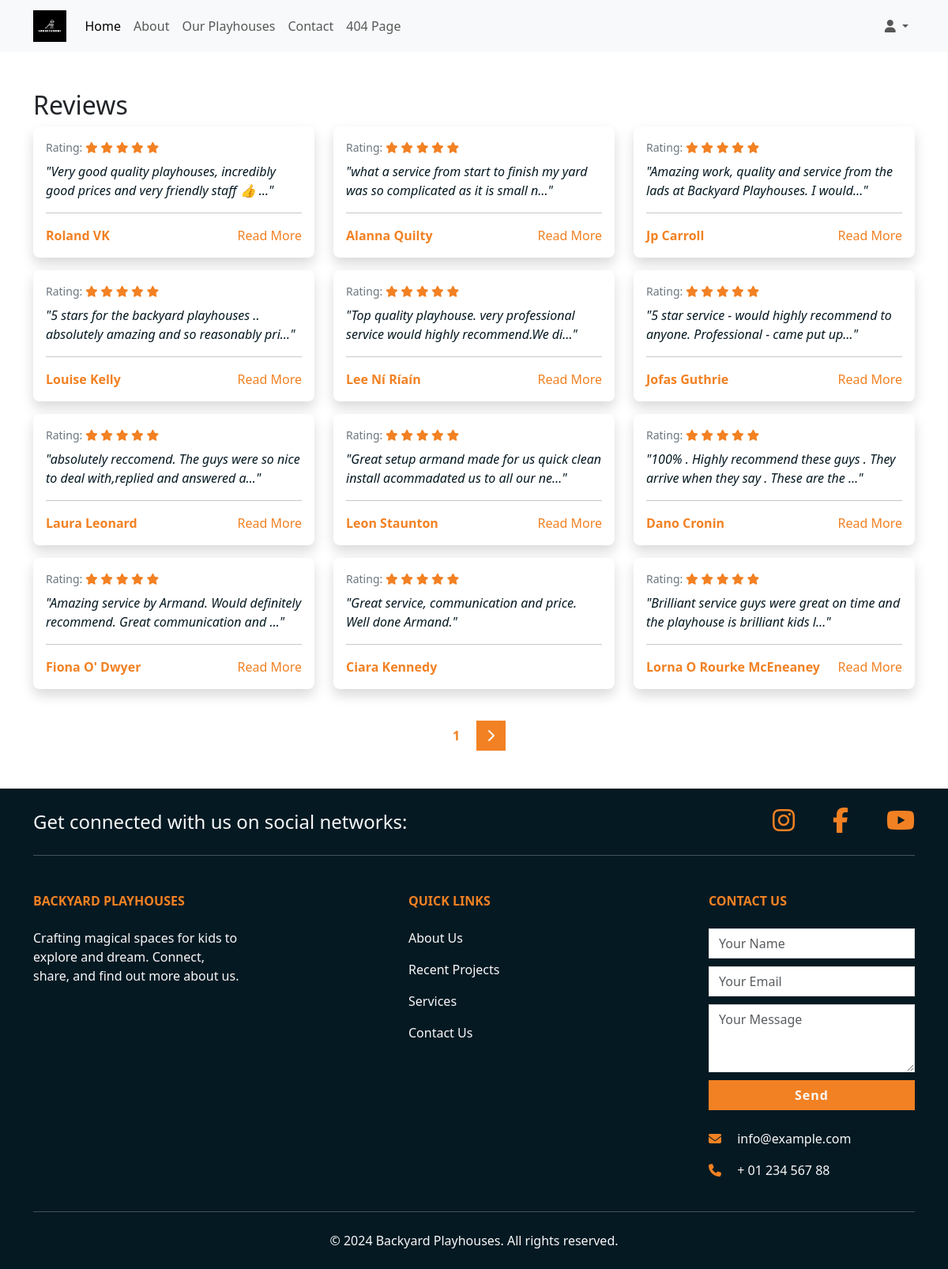
The app's page /reviews/list/ with its own data.
### reviews/models.py (models this page shows, shortened)
class Review(models.Model):
    author = models.CharField(max_length=100)
    rating = models.IntegerField(default=5, choices=[(i, i) for i in range(1, 6)])
    content = models.TextField()
    date_posted = models.DateTimeField(auto_now_add=True)
    def stars(self):
        stars_html = mark_safe(''.join(['<i class="fas fa-star text-warning"></i> ' for _ in range(self.rating)]) +
                               ''.join(['<i class="far fa-star text-warning"></i> ' for _ in range(5 - self.rating)]))
        return stars_html

### reviews/views.py (the view)
# urls.py: path('list/', views.review_list, name='review_list'),
def review_list(request):
    reviews_list = Review.objects.all().order_by('-date_posted')
    paginator = Paginator(reviews_list, 12)  # Show 12 reviews per page.
    page_number = request.GET.get('page')
    reviews = paginator.get_page(page_number)
    return render(request, 'reviews/review_list.html', {'reviews': reviews})

### reviews/templates/reviews/review_list.html (shortened to what this page needs)
{% extends 'base.html' %}
{% block content %}
<div class="container my-5">
    <h2>Reviews</h2>
    {% if reviews %}
        <div class="row">
            {% for review in reviews %}
            <div class="col-12 col-md-6 col-lg-4 mb-3">
                <div class="card testimonial-card shadow">
                    <div class="card-body">
                        <div class="testimonial-rating mb-2 d-flex justify-content-between">
                            <small class="text-muted">Rating: {{ review.stars|safe }}</small>
                        </div>
                        <p class="testimonial-text">"{{ review.content|truncatechars:80 }}"</p>
                        <hr>
                        <div class="w-100 d-flex justify-content-between align-items-center">
                            <p class="testimonial-author mb-0"><strong>{{ review.author }}</strong></p>
                            {% if review.content|length > 80 %}
                            <a class="text-warning text-decoration-none" href="#reviewModal" data-bs-toggle="modal" data-bs-target="#reviewModal" onclick="setModalContent('{{ review.content|escapejs }}')">Read More</a>
                            {% endif %}
                        </div>
                    </div>
                </div>
            </div>
            {% endfor %}
        </div>
        <div class="d-flex justify-content-center mt-4 ">
            <span class="current-page btn text-warning fw-bold">{{ reviews.number }}</span>
            {% if reviews.has_next %}
                <a href="?page={{ reviews.next_page_number }}" class="btn btn-primary ms-2"><i class="fa-solid fa-chevron-right"></i></a>
            {% endif %}
        </div>
    {% else %}
        <p>No reviews yet.</p>
    {% endif %}
</div>
{% endblock %}

### static/css/style.css (style rules this page uses)
:root { --bs-primary: #007bff; --bs-secondary: #6c757d; --bs-success: #28a745; --bs-danger: #af190e; --bs-warning: #F28123; --bs-info: #17a2b8; --bs-light: #f8f9fa; --bs-dark: #051922; --bs-text-color: #212529; --bs-text-muted: #6c757d; }
body { color: var(--bs-text-color); }
.text-warning { color: var(--bs-warning) !important; }
.text-muted { color: var(--bs-text-muted) !important; }
.btn-primary { background-color: var(--bs-warning); border-color: var(--bs-warning); color: var(--bs-light); }
.btn-primary, .btn-secondary, .btn-danger, .btn-success { padding: 0.375rem 0.75rem; font-size: 1rem; line-height: 1.5; border-radius: 0; font-weight: bolder; letter-spacing: 1px; border-radius: 0; }
.btn-primary, .btn-secondary, .btn-danger { padding: 0.375rem 0.75rem; font-size: 1rem; line-height: 1.5; border-radius: 0; font-weight: bolder; letter-spacing: 1px; }
.testimonial-card { border: none; background-color: #fff; border-radius: 8px; }
.testimonial-text { font-style: italic; color: var(--bs-dark); }
.testimonial-author { font-weight: bold; color: var(--bs-warning); }
.row { display: flex; flex-wrap: wrap; }
.card-body { flex: 1; }

### records on screen
Review: content "Very good quality playhouses, incredibly good prices and very friendly staff 👍 …", author "Roland VK"
Review: content "what a service from start to finish my yard was so complicated as it is small n…", author "Alanna Quilty"
Review: content "Amazing work, quality and service from the lads at Backyard Playhouses. I would…", author "Jp Carroll"
Review: content "5 stars for the backyard playhouses .. absolutely amazing and so reasonably pri…", author "Louise Kelly"
Review: content "Top quality playhouse. very professional service would highly recommend.We di…", author "Lee Ní Ríaín"
Review: content "5 star service - would highly recommend to anyone. Professional - came put up…", author "Jofas Guthrie"
Review: content "absolutely reccomend. The guys were so nice to deal with,replied and answered a…", author "Laura Leonard"
Review: content "Great setup armand made for us quick clean install acommadated us to all our ne…", author "Leon Staunton"
Review: content "100% . Highly recommend these guys . They arrive when they say . These are the …", author "Dano Cronin"
Review: content "Amazing service by Armand. Would definitely recommend. Great communication and …", author "Fiona O' Dwyer"
Review: content "Great service, communication and price. Well done Armand.", author "Ciara Kennedy"
Review: content "Brilliant service guys were great on time and the playhouse is brilliant kids l…", author "Lorna O Rourke McEneaney"

### other values on screen
{{ reviews.number }} "1"
